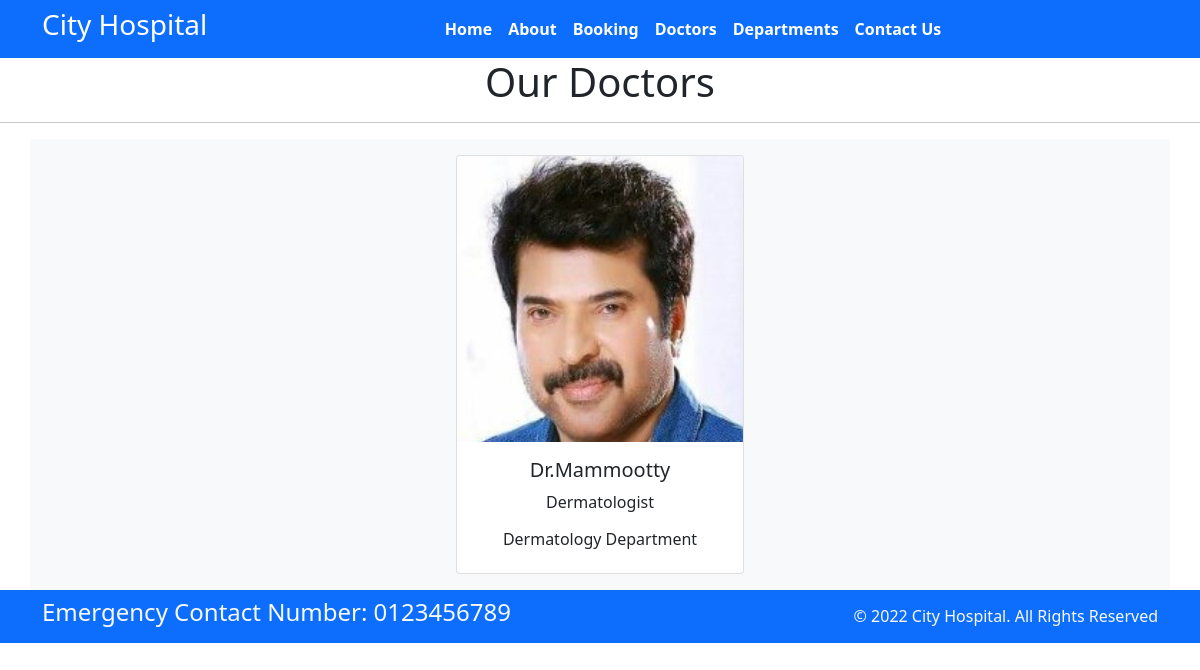
The app's page /doctors/, older data.
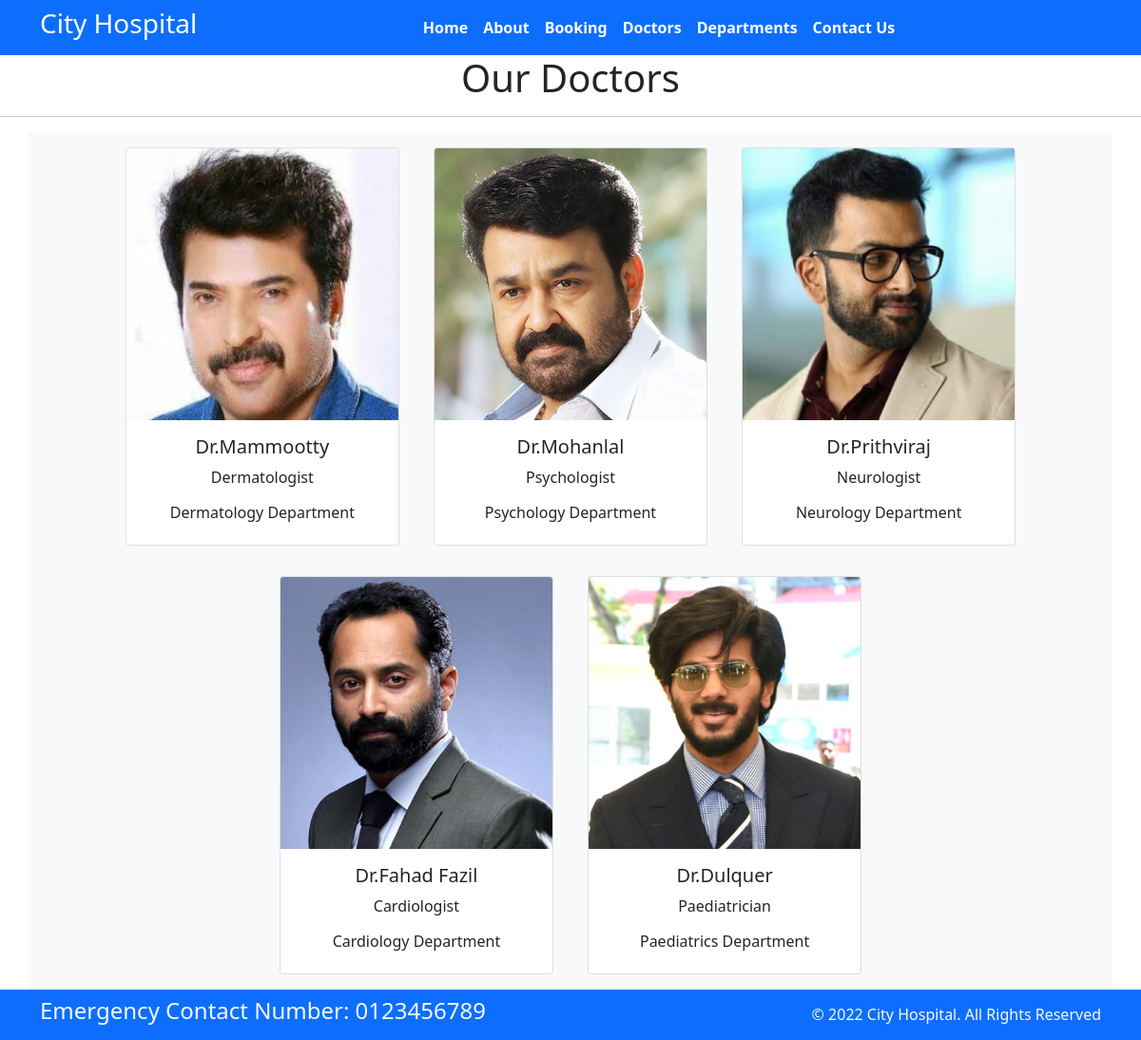
The same page, newer data.
### home/models.py (models this page shows, shortened)
class Doctors(models.Model):
    doc_name=models.CharField(max_length=255)
    doc_spec=models.CharField(max_length=255)
    dept_name=models.ForeignKey(Departments,on_delete=models.CASCADE)
    doc_image=models.ImageField(upload_to='doctors')

class Departments(models.Model):
    dept_name=models.CharField(max_length=100)
    dept_description=models.TextField()
    def __str__(self):
        return self.dept_name

### home/views.py (the view)
# urls.py: path('doctors/',views.doctors,name='doctors'),
def doctors(request):
    dict_docs={
        'doctors':Doctors.objects.all()
    }
    return render(request,'doctors.html',dict_docs)

### templates/doctors.html (shortened to what this page needs)
{%extends 'base.html'%}
{% block content %}
<h1 class="text-center">Our Doctors</h1>
<hr>
<div class="container text-center bg-light">
    {% for d in doctors %}
    <div class="card text-center mx-3 my-3 " style="width: 18rem;display: inline-block;">
        <img src="{{d.doc_image.url}}" class="card-img-top" alt="...">
        <div class="card-body">
          <h5 class="card-title">Dr.{{d.doc_name}}</h5>
          <p class="card-text">{{d.doc_spec}}</p>
          <h6>{{d.dept_name}} Department</h6>
        </div>
      </div>
{%endfor%}
</div>
{% endblock %}

### templates/base.html (shortened to what this page needs)
{%load static %}
<!DOCTYPE html>
<html>
  <head>
    <link rel="stylesheet"
      href=" https://cdn.jsdelivr.net/npm/bootstrap@5.1.3/dist/css/bootstrap.min.css ">
    <link rel="stylesheet"
      href="https://use.fontawesome.com/releases/v5.2.0/css/all.css">
    <link rel="stylesheet"
      href="{%static '/css/style.css'%}">
  </head>
  <body>
    <nav class="navbar bg-primary navbar-expand-md ">
      <div class="container">
        <div class="col-2 text-left pl-md-0">
          <h3 class="text-white"> City Hospital </h3>
        </div>
        <div
          class="collapse navbar-collapse justify-content-center col-md-8 navbar-collapse-3">
          <ul class="navbar-nav justify-content-center  fw-bold">
            <li class="nav-item active">
              <a class="nav-link text-white" href="{% url 'home'%}">Home </a>
            </li>
            <li class="nav-item">
              <a class="nav-link text-white" href="{% url 'about'%}">About</a>
            </li>
            <li class="nav-item">
              <a class="nav-link text-white" href="{% url 'booking'%}">Booking</a>
            </li>
            <li class="nav-item">
              <a class="nav-link text-white" href="{% url 'doctors'%}">Doctors</a>
            </li>
			 <li class="nav-item">
              <a class="nav-link text-white" href="{% url 'department'%}">Departments</a>
            </li>
            <li class="nav-item">
              <a class="nav-link text-white" href="{% url 'contact'%}">Contact Us</a>
            </li>
          </ul>
        </div>
      </div>
    </nav>
    {% block content %}{% endblock %}
    <section class="">
      <footer class="pt-2 pb-2  bg-primary text-light">
        <div class="container">
          <div class="row align-items-center">
            <div class="col-12 col-md-8">
              <h4>Emergency Contact Number: 0123456789</h4>
            </div>
            <div class="col-12 col-md-4 mt-4 mt-md-0 text-center text-md-end">
              © 2022 City Hospital. All Rights Reserved
            </div>
          </div>
        </div>
      </footer>
    </section>
  </body>
</html>

Row changes from the older to the newer data that the page shows:
added Doctors: doc_image (picture), doc_name "Mohanlal", doc_spec "Psychologist", dept_name "Psychology"
added Doctors: doc_image (picture), doc_name "Prithviraj", doc_spec "Neurologist", dept_name "Neurology"
added Doctors: doc_image (picture), doc_name "Fahad Fazil", doc_spec "Cardiologist", dept_name "Cardiology"
added Doctors: doc_image (picture), doc_name "Dulquer", doc_spec "Paediatrician", dept_name "Paediatrics"
